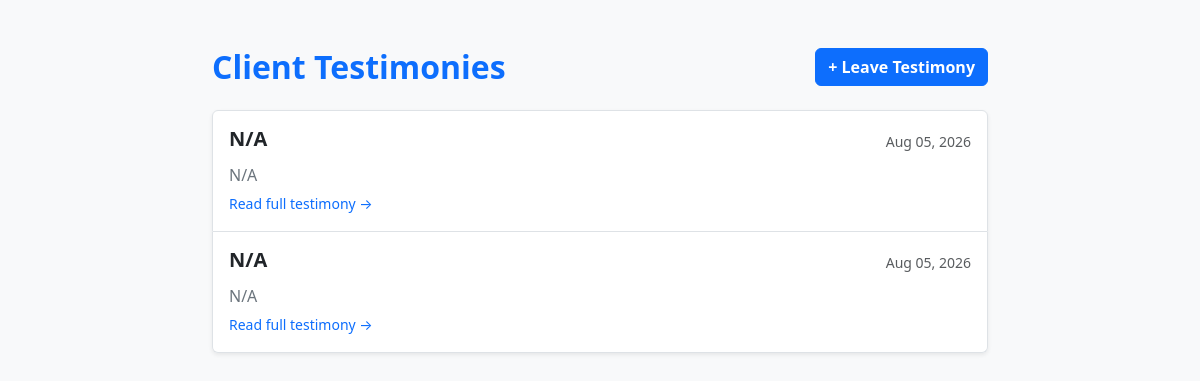
The page /testimonies/ on the database its author committed.
### home/models.py (models this page shows, shortened)
class Testimony(models.Model):
    full_name = models.CharField(max_length=150)
    content = models.TextField()
    created_at = models.DateTimeField(auto_now_add=True)

### home/views.py (the view)
# urls.py: path('testimonies/', views.TestimonyListView.as_view(), name='testimony_list'),
class TestimonyListView(ListView):
    model = Testimony
    template_name = 'home/testimony_list.html'
    context_object_name = 'testimonies'

### home/templates/home/testimony_list.html (shortened to what this page needs)
<!DOCTYPE html>
<html lang="en">
<head>
    <link href="https://cdn.jsdelivr.net/npm/bootstrap@5.3.0/dist/css/bootstrap.min.css" rel="stylesheet">
</head>
<body class="bg-light">
    <div class="container py-5" style="max-width: 800px;">
        <div class="d-flex justify-content-between align-items-center mb-4">
            <h2 class="fw-bold text-primary mb-0">Client Testimonies</h2>
            <a href="{% url 'add_testimony' %}" class="btn btn-primary fw-bold">+ Leave Testimony</a>
        </div>
        <div class="list-group shadow-sm">
            {% for testimony in testimonies %}
                <a href="{% url 'testimony_detail' testimony.pk %}" class="list-group-item list-group-item-action p-3">
                    <div class="d-flex w-100 justify-content-between align-items-center">
                        <h5 class="mb-1 text-dark fw-semibold">{{ testimony.full_name }}</h5>
                        <small class="text-muted">{{ testimony.created_at|date:"M d, Y" }}</small>
                    </div>
                    <p class="mb-1 text-secondary mt-2">{{ testimony.content|truncatewords:20 }}</p>
                    <small class="text-primary">Read full testimony &rarr;</small>
                </a>
            {% empty %}
                <div class="p-4 text-center text-muted bg-white border rounded">
                    No testimonies submitted yet. Be the first to leave one!
                </div>
            {% endfor %}
        </div>
    </div>
</body>
</html>

### rows shown on the page
Testimony: full_name "N/A", created_at "Aug 05, 2026", content "N/A"
Testimony: full_name "N/A", created_at "Aug 05, 2026", content "N/A"
